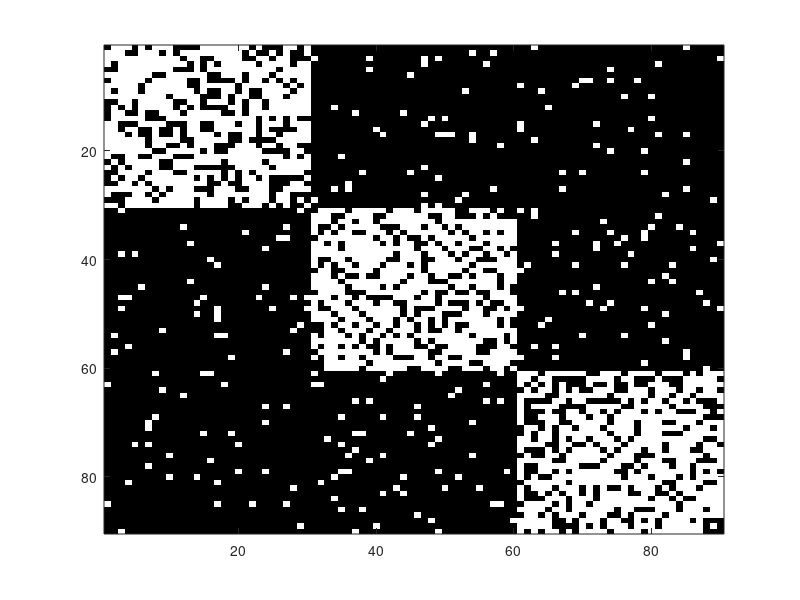
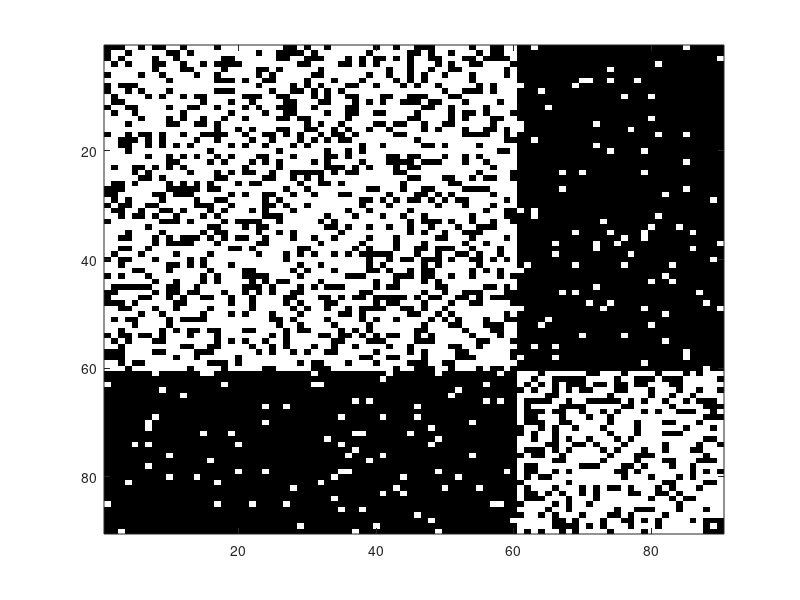
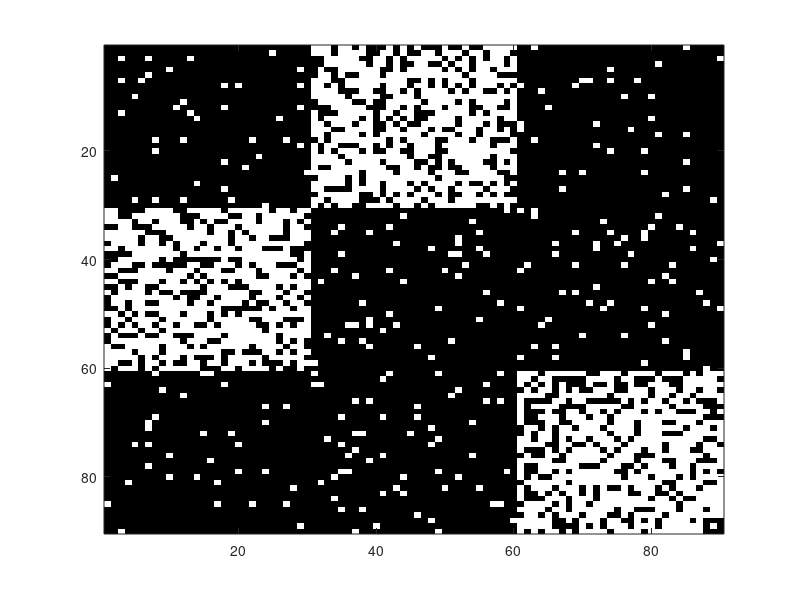

These charts were generated, in order, by the following MATLAB code:
%
clear all;
c1 = 30;
c2 = 30;
c3 = 30;
p_11 = 0.7;
p_12 = 0.05;
p_13 = 0.05;
p_21 = 0.05;
p_22 = 0.7;
p_23 = 0.05;
p_31 = 0.05;
p_32 = 0.05;
p_33 = 0.7;

graph = zeros(c1+c2+c3);

% SBM
graph(1:c1,1:c1) = rand(c1)<p_11;
graph(1:c1,c1+1:c1+c2) = rand(c1,c2)<p_12;
graph(1:c1,c1+c2+1:c1+c2+c3) = rand(c1,c3)<p_13;
X = triu(graph(1:c1,1:c1))+transpose(triu(graph(1:c1,1:c1),1));
graph(1:c1,1:c1)=X;

graph(c1+1:c1+c2,1:c1) = transpose(graph(1:c1,c1+1:c1+c2)); 
graph(c1+1:c1+c2,c1+1:c1+c2) =  rand(c2)<p_22;
graph(c1+1:c1+c2,c1+c2+1:c1+c2+c3) = rand(c2,c3)<p_23;
Y = triu(graph(c1+1:c1+c2,c1+1:c1+c2))+transpose(triu(graph(c1+1:c1+c2,c1+1:c1+c2),1));
graph(c1+1:c1+c2,c1+1:c1+c2)=Y;

graph(c1+c2+1:c1+c2+c3,1:c1) = transpose(graph(1:c1,c1+c2+1:c1+c2+c3));
graph(c1+c2+1:c1+c2+c3,c1+1:c1+c2) = transpose(graph(c1+1:c1+c2,c1+c2+1:c1+c2+c3));
graph(c1+c2+1:c1+c2+c3,c1+c2+1:c1+c2+c3) = rand(c3)<p_33;
Z = triu(graph(c1+c2+1:c1+c2+c3,c1+c2+1:c1+c2+c3))+transpose(triu(graph(c1+c2+1:c1+c2+c3,c1+c2+1:c1+c2+c3),1));
graph(c1+c2+1:c1+c2+c3,c1+c2+1:c1+c2+c3)=Z;

graph2 = graph;
p_11 = 0.7;
p_12 = 0.7;
p_21 = 0.7;
p_22 = 0.7;

graph2(1:c1,1:c1) = rand(c1)<p_11;
graph2(1:c1,c1+1:c1+c2) = rand(c1,c2)<p_12;
X = triu(graph2(1:c1,1:c1))+transpose(triu(graph2(1:c1,1:c1),1));
graph2(1:c1,1:c1)=X;

graph2(c1+1:c1+c2,1:c1) = transpose(graph2(1:c1,c1+1:c1+c2));
graph2(c1+1:c1+c2,c1+1:c1+c2) = rand(c2)<p_22;
Y = triu(graph2(c1+1:c1+c2,c1+1:c1+c2))+transpose(triu(graph2(c1+1:c1+c2,c1+1:c1+c2),1));
graph2(c1+1:c1+c2,c1+1:c1+c2)=Y;

graph3 = graph2;
p_11 = 0.05;
p_12 = 0.7;
p_21 = 0.7;
p_22 = 0.05;

graph3(1:c1,1:c1) = rand(c1)<p_11;
graph3(1:c1,c1+1:c1+c2) = rand(c1,c2)<p_12;
X = triu(graph3(1:c1,1:c1))+transpose(triu(graph3(1:c1,1:c1),1));
graph3(1:c1,1:c1)=X;


graph3(c1+1:c1+c2,1:c1) = transpose(graph3(1:c1,c1+1:c1+c2));
graph3(c1+1:c1+c2,c1+1:c1+c2) = rand(c2)<p_22;
Y = triu(graph3(c1+1:c1+c2,c1+1:c1+c2))+transpose(triu(graph3(c1+1:c1+c2,c1+1:c1+c2),1));
graph3(c1+1:c1+c2,c1+1:c1+c2)=Y;

% Figure 1
figure(1)
imagesc(graph);
colormap(gray);
figure(2)
imagesc(graph2);
colormap(gray);
figure(3)
imagesc(graph3);
colormap(gray);
